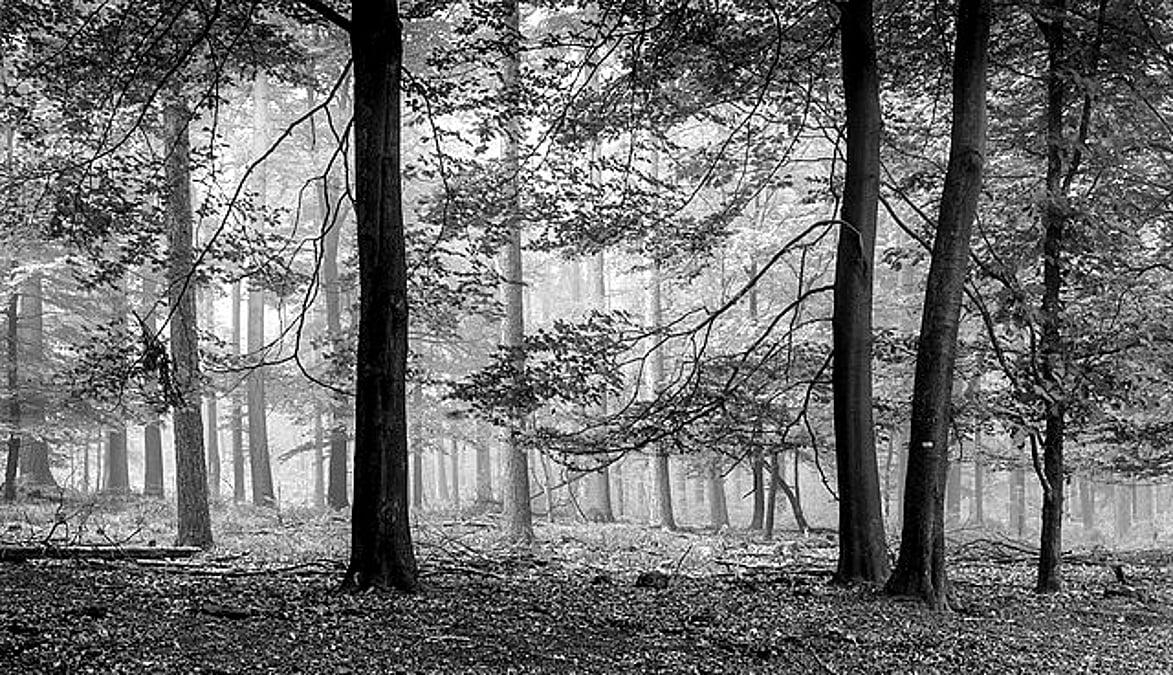
#> input picture assign_13/img/img_3.jpeg, 1173 x 675 px, found by its file name
$ python 2_blurring.py
#> lines starting #> are read from the running program, lines starting #| are printed output that depends on the picture
import cv2
import numpy as np
import matplotlib.pyplot as plt

# Load image
img = cv2.imread("img_3.jpeg", cv2.IMREAD_GRAYSCALE)
#> img is the input picture: shape (675, 1173); min 0, max 255, mean 111.9

if img is None:
    raise FileNotFoundError("Image not found!")

# Blur levels
blur_levels = [25, 50, 75, 100]

plt.figure(figsize=(12, 12))

for i, level in enumerate(blur_levels):

    # Kernel size must be odd
    kernel = level
    if kernel % 2 == 0:
        kernel += 1

    # Apply Gaussian blur
    blurred = cv2.GaussianBlur(img, (kernel, kernel), 0)

    # 2D Fourier Transform
    f = np.fft.fft2(blurred)

    # Shift low frequencies to center
    f_shift = np.fft.fftshift(f)

    # Magnitude spectrum
    magnitude = np.abs(f_shift)

    # Log scale for visualization
    ft = np.log(1 + magnitude)

    # Show blurred image
    plt.subplot(4, 2, 2 * i + 1)
    plt.imshow(blurred, cmap="gray")
    plt.title(f"Blur Level = {level}")
    plt.axis("off")

    # Show Fourier Transform
    plt.subplot(4, 2, 2 * i + 2)
    plt.imshow(ft, cmap="gray")
    plt.title(f"FT - Blur Level = {level}")
    plt.axis("off")
#> this loop made 4 passes
#> pass 1, `blurred = cv2.GaussianBlur(img, (kernel, kernel), 0)`:
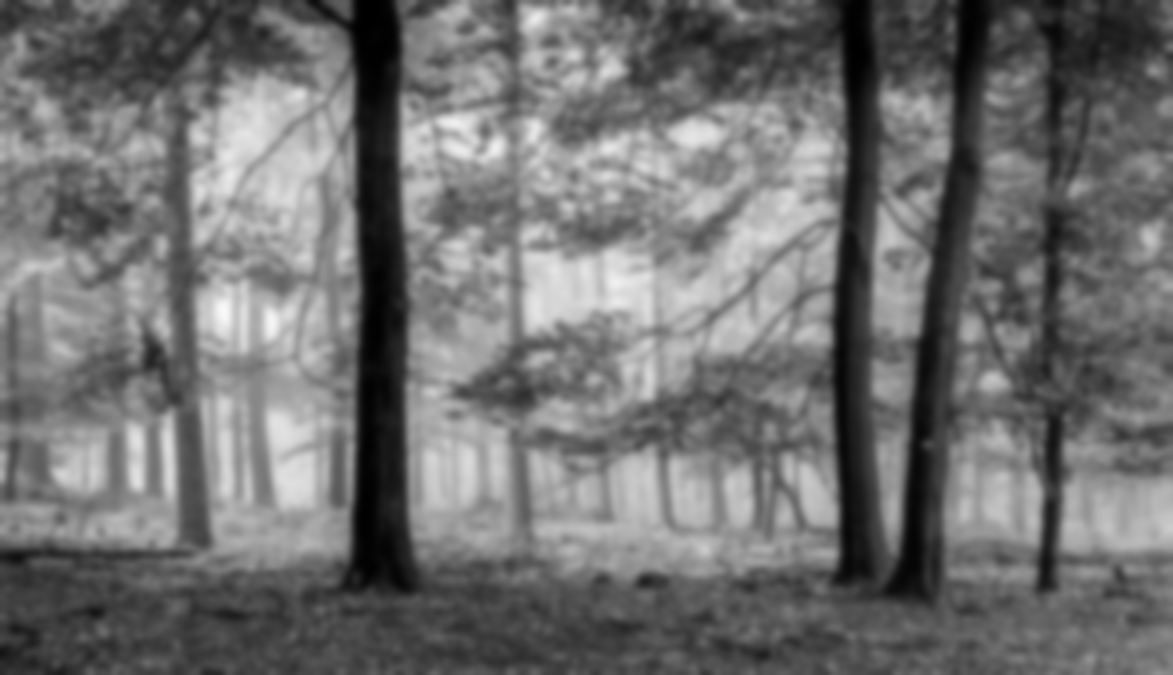
#> blurred: shape (675, 1173); min 0, max 249, mean 111.9
#> pass 1, `ft = np.log(1 + magnitude)`:
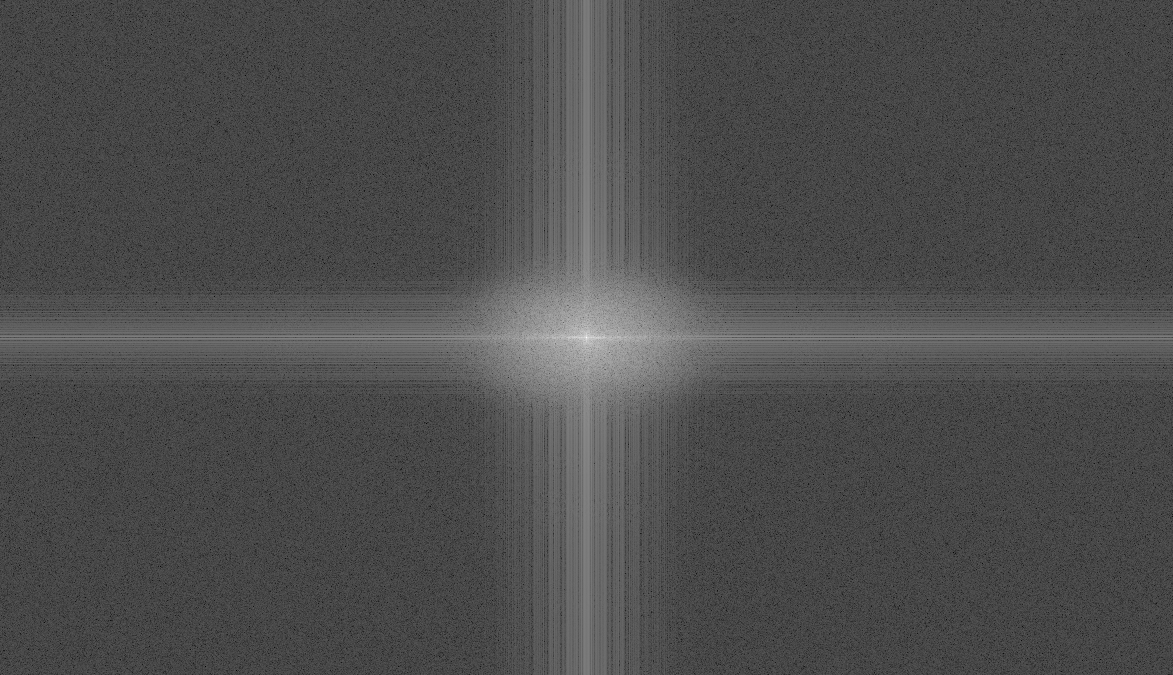
#> ft: shape (675, 1173) float64; min 0.399, max 18.3, mean 5.83; drawn with min black and max white
#> pass 2, `blurred = cv2.GaussianBlur(img, (kernel, kernel), 0)`:
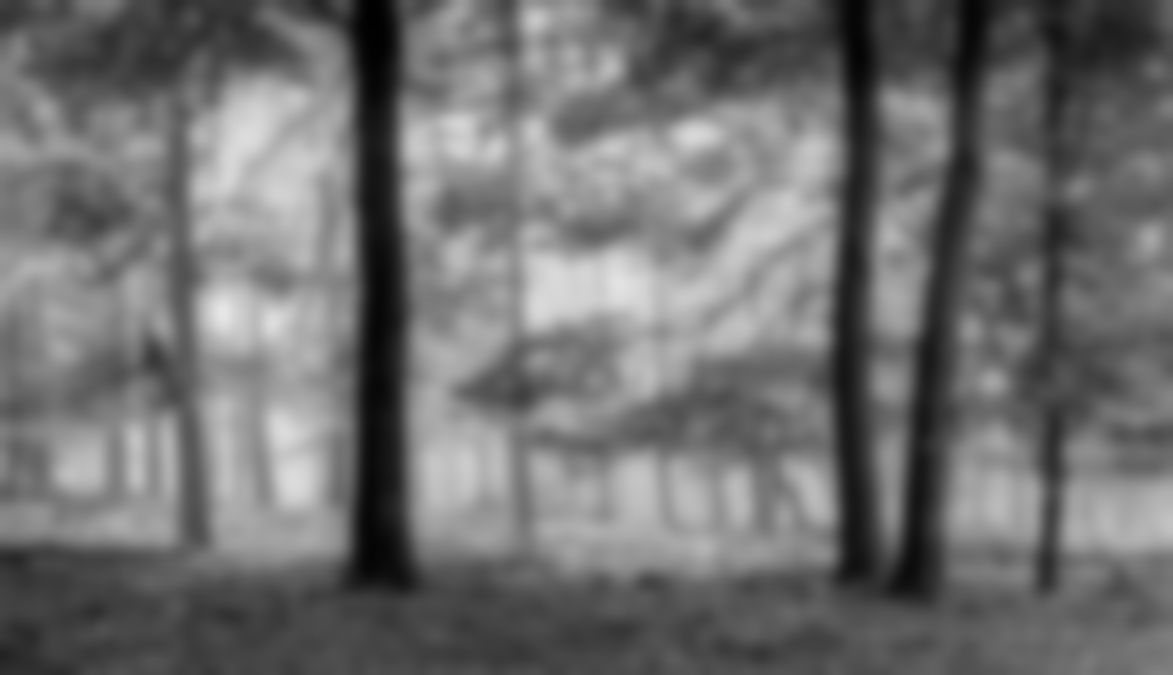
#> blurred: shape (675, 1173); min 1, max 231, mean 111.9
#> after the loop:
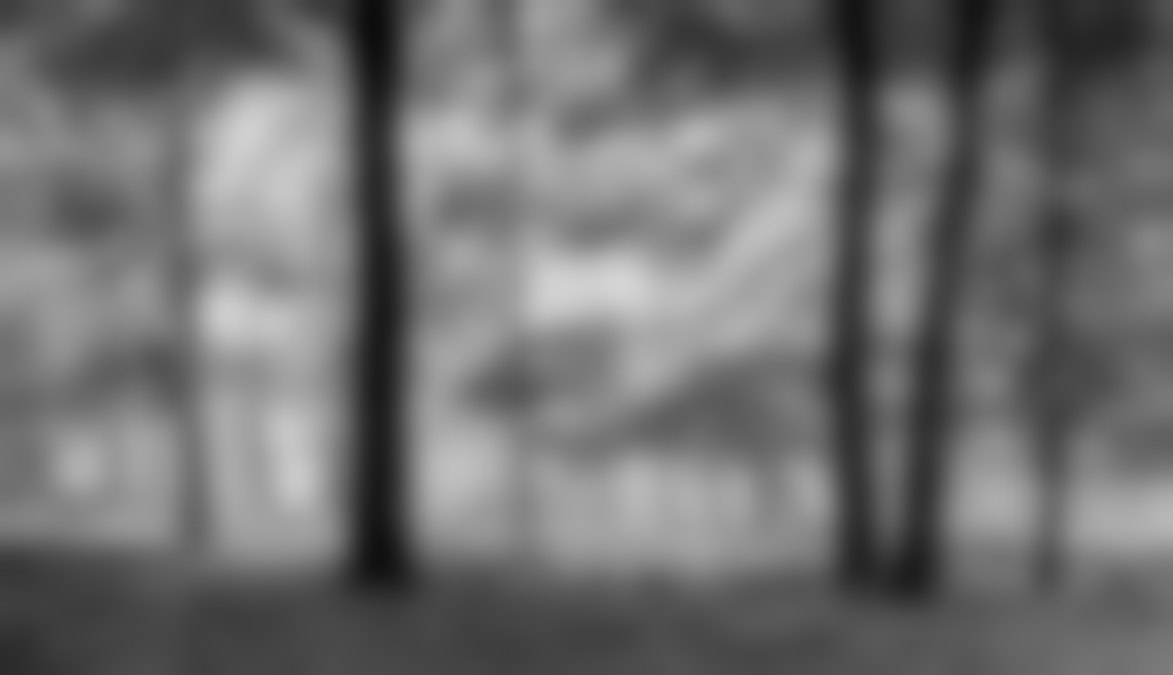
#> blurred: shape (675, 1173); min 12, max 213, mean 111.9

plt.tight_layout()
plt.show()
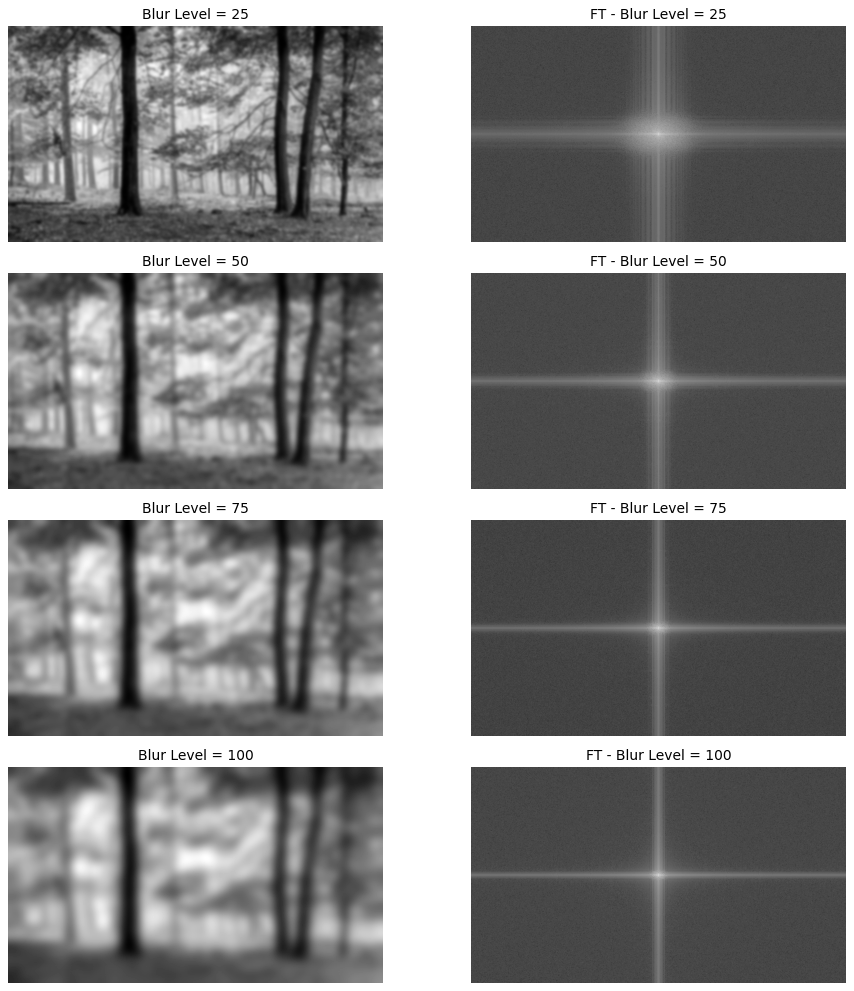
#> figure drawn by matplotlib, 8 panels

$ run again, with assign_13/img/img_1.jpeg copied over assign_13/img/img_3.jpeg
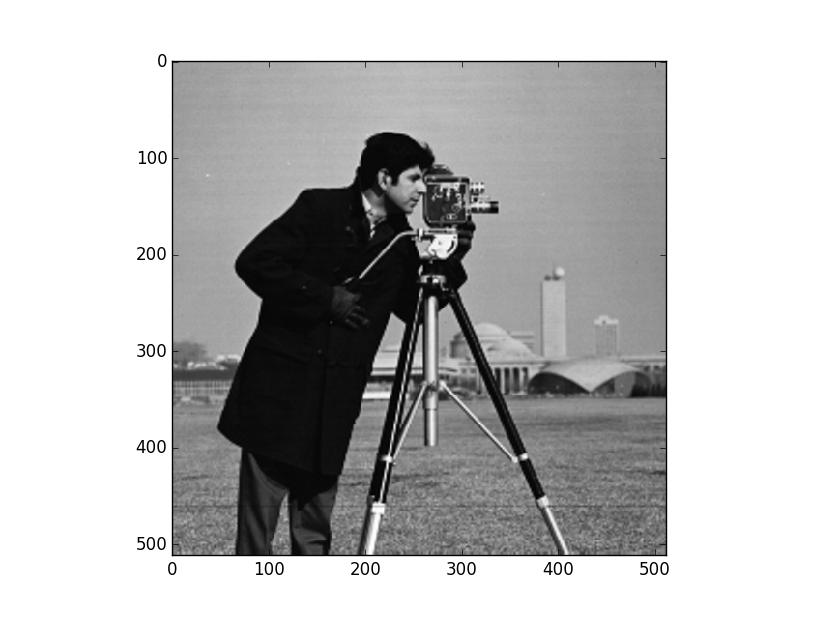
#> input picture assign_13/img/img_1.jpeg, 817 x 617 px, found by its file name
#> img is the input picture: shape (617, 817); min 0, max 255, mean 186.8
#> the loop `for i, level in enumerate(blur_levels):` made 4 passes
#> pass 1, `ft = np.log(1 + magnitude)`:
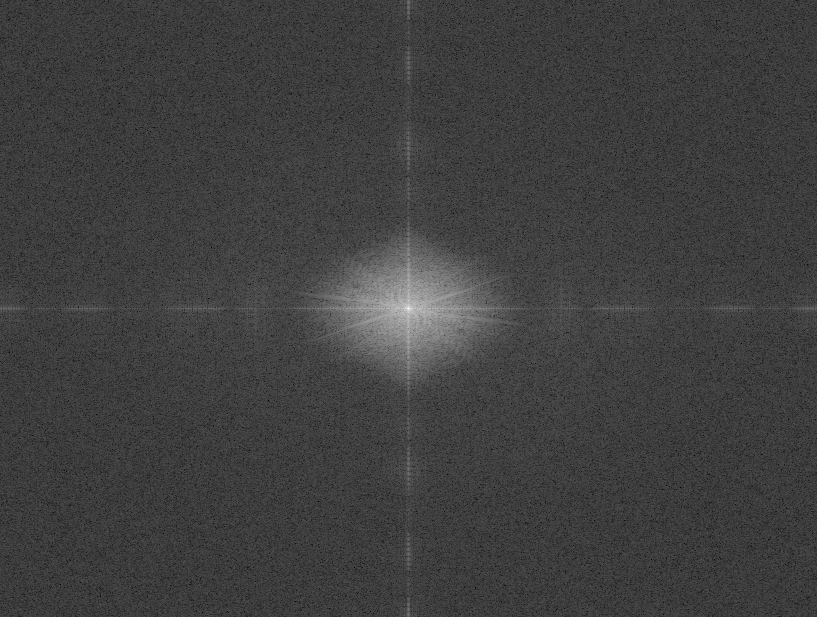
#> ft: shape (617, 817) float64; min 0.353, max 18.36, mean 4.88; drawn with min black and max white
#> after the loop `for i, level in enumerate(blur_levels):`:
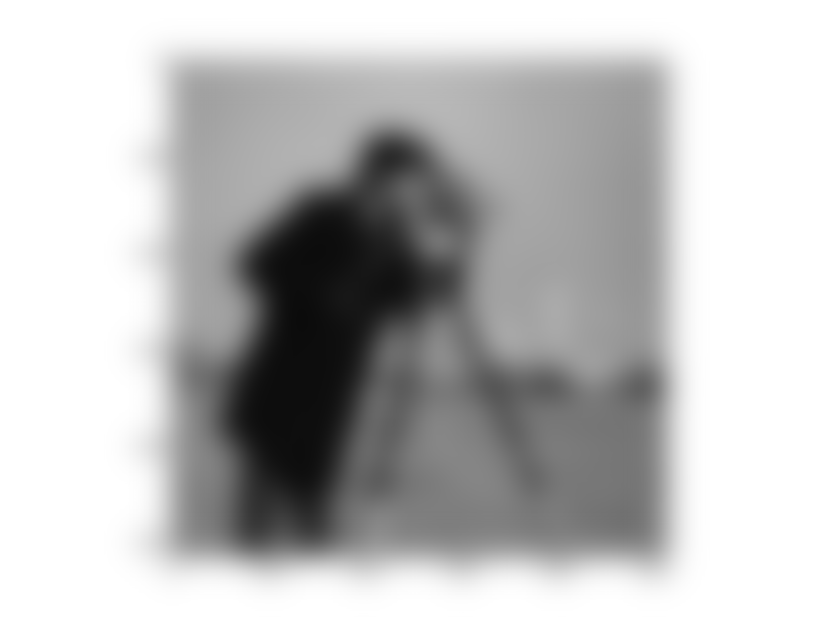
#> blurred: shape (617, 817); min 11, max 255, mean 186.9

$ run again, with assign_13/img/img_2.jpeg copied over assign_13/img/img_3.jpeg
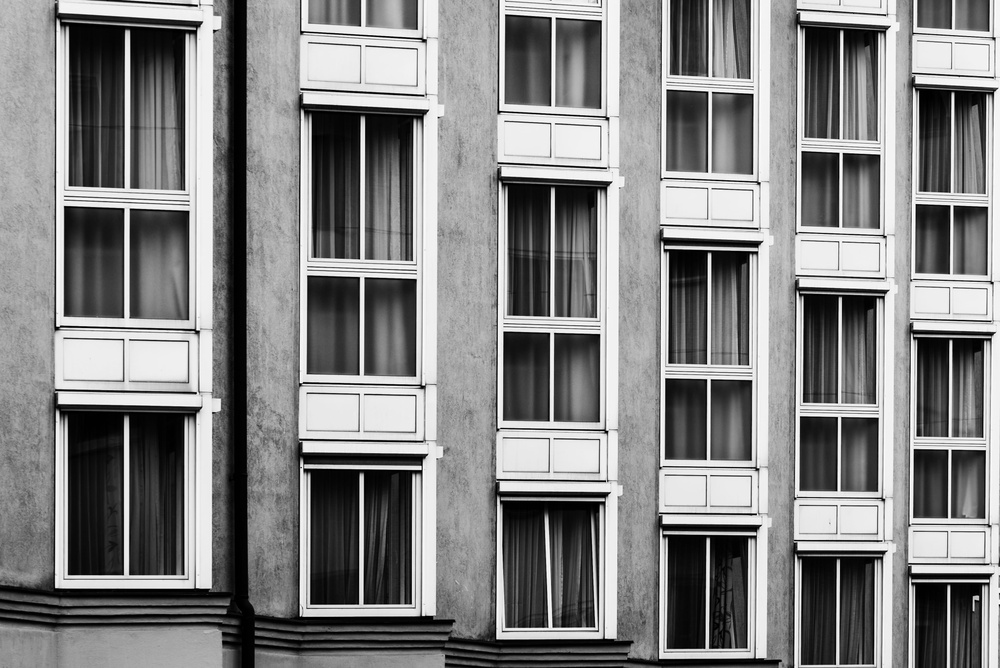
#> input picture assign_13/img/img_2.jpeg, 1000 x 668 px, shrunk from 4098 x 2736 before the run, found by its file name
#> img is the input picture: shape (668, 1000); min 0, max 255, mean 130.8
#> the loop `for i, level in enumerate(blur_levels):` made 4 passes
#> pass 1, `ft = np.log(1 + magnitude)`:
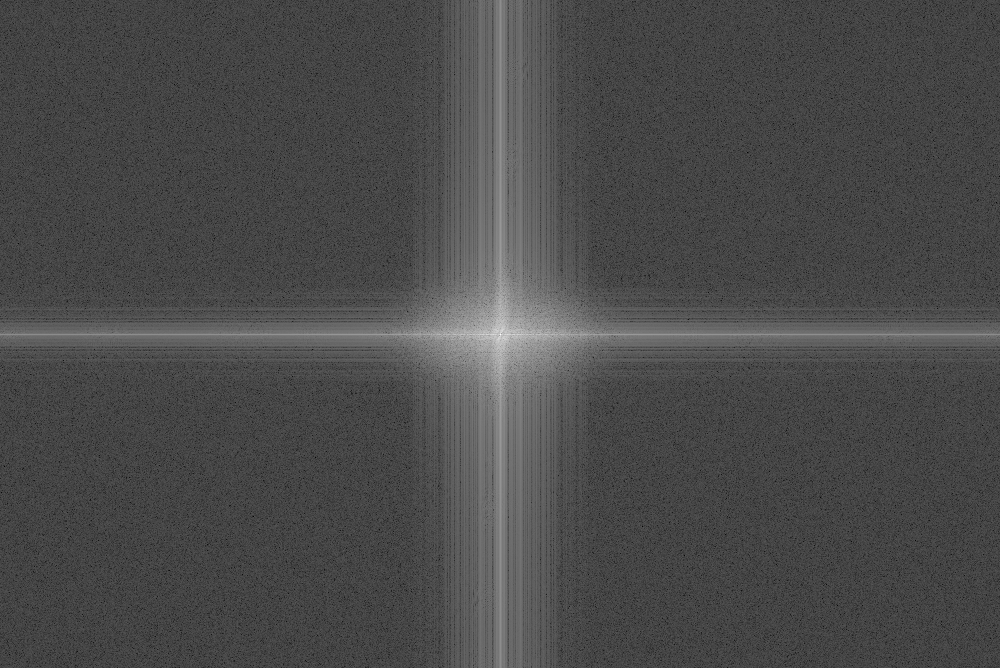
#> ft: shape (668, 1000) float64; min 0.396, max 18.29, mean 5.67; drawn with min black and max white
#> after the loop `for i, level in enumerate(blur_levels):`:
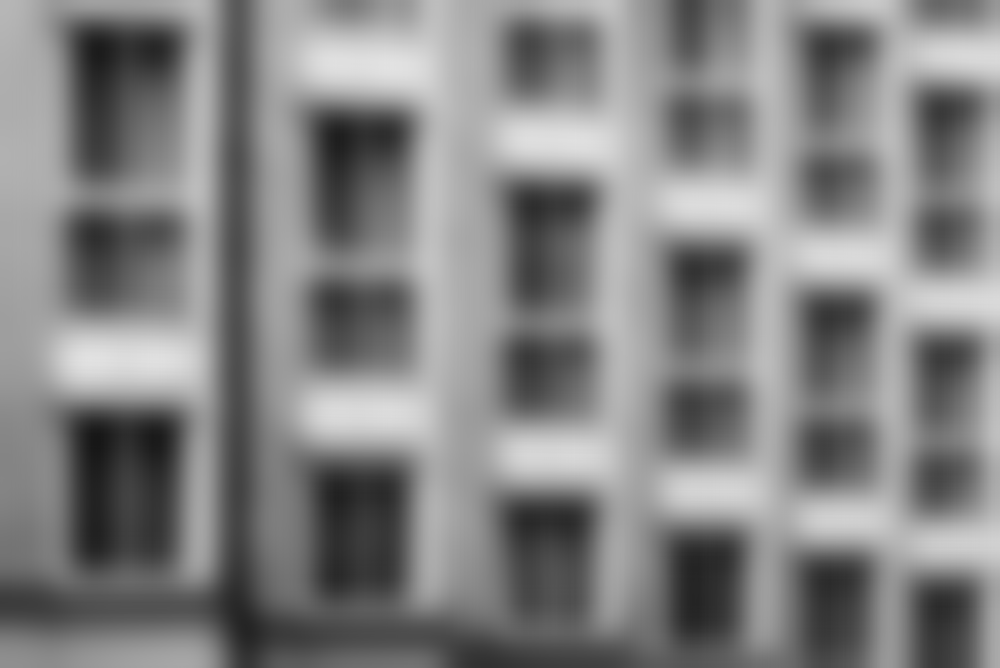
#> blurred: shape (668, 1000); min 22, max 226, mean 130.7
